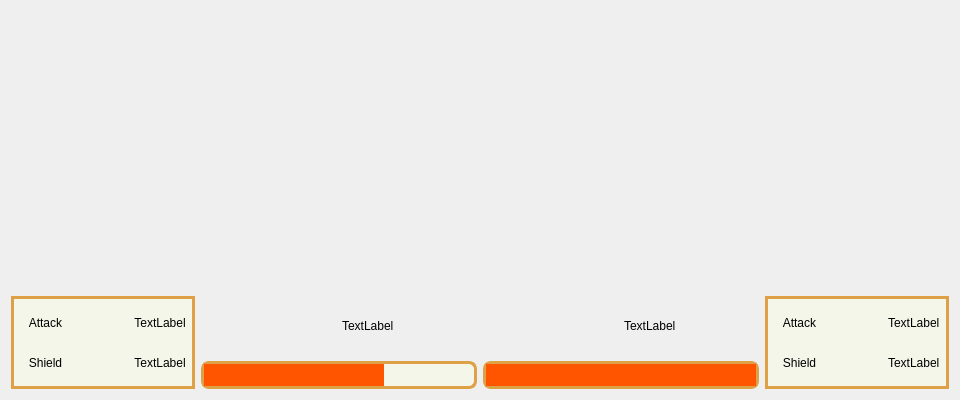
<?xml version="1.0" encoding="UTF-8"?>
<ui version="4.0">
 <class>BattleWidget</class>
 <widget class="QWidget" name="BattleWidget">
  <property name="geometry">
   <rect>
    <x>0</x>
    <y>0</y>
    <width>960</width>
    <height>400</height>
   </rect>
  </property>
  <property name="windowTitle">
   <string>Form</string>
  </property>
  <property name="autoFillBackground">
   <bool>true</bool>
  </property>
  <property name="styleSheet">
   <string notr="true">BattleWidget{
	border: 3px solid #dea146;
	background-color: #f4f6e9;
}</string>
  </property>
  <layout class="QVBoxLayout" name="verticalLayout" stretch="3,1">
   <item>
    <widget class="QWidget" name="imageWidget" native="true">
     <property name="sizePolicy">
      <sizepolicy hsizetype="Preferred" vsizetype="Preferred">
       <horstretch>0</horstretch>
       <verstretch>0</verstretch>
      </sizepolicy>
     </property>
     <property name="autoFillBackground">
      <bool>true</bool>
     </property>
    </widget>
   </item>
   <item>
    <layout class="QHBoxLayout" name="horizontalLayout" stretch="2,3,3,2">
     <item>
      <widget class="QWidget" name="widget" native="true">
       <property name="styleSheet">
        <string notr="true">#widget
{
	border: 3px solid #dea146;
	background-color: #f4f6e9;
}</string>
       </property>
       <layout class="QGridLayout" name="gridLayout">
        <item row="1" column="1">
         <widget class="QLabel" name="label_7">
          <property name="text">
           <string/>
          </property>
          <property name="pixmap">
           <pixmap resource="resources.qrc">:/image/icon/shield</pixmap>
          </property>
          <property name="alignment">
           <set>Qt::AlignCenter</set>
          </property>
         </widget>
        </item>
        <item row="1" column="0">
         <widget class="QLabel" name="label_2">
          <property name="text">
           <string>Shield</string>
          </property>
          <property name="alignment">
           <set>Qt::AlignCenter</set>
          </property>
         </widget>
        </item>
        <item row="0" column="1">
         <widget class="QLabel" name="label_6">
          <property name="text">
           <string/>
          </property>
          <property name="pixmap">
           <pixmap resource="resources.qrc">:/image/icon/sword</pixmap>
          </property>
          <property name="alignment">
           <set>Qt::AlignCenter</set>
          </property>
         </widget>
        </item>
        <item row="0" column="0">
         <widget class="QLabel" name="label">
          <property name="text">
           <string>Attack</string>
          </property>
          <property name="alignment">
           <set>Qt::AlignCenter</set>
          </property>
         </widget>
        </item>
        <item row="0" column="2">
         <widget class="QLabel" name="activeAttackLabel">
          <property name="text">
           <string>TextLabel</string>
          </property>
          <property name="alignment">
           <set>Qt::AlignCenter</set>
          </property>
         </widget>
        </item>
        <item row="1" column="2">
         <widget class="QLabel" name="activeShieldLabel">
          <property name="text">
           <string>TextLabel</string>
          </property>
          <property name="alignment">
           <set>Qt::AlignCenter</set>
          </property>
         </widget>
        </item>
       </layout>
      </widget>
     </item>
     <item>
      <layout class="QGridLayout" name="gridLayout_3">
       <item row="0" column="0">
        <widget class="QLabel" name="label_3">
         <property name="text">
          <string/>
         </property>
         <property name="pixmap">
          <pixmap resource="resources.qrc">:/image/icon/stats</pixmap>
         </property>
         <property name="alignment">
          <set>Qt::AlignRight|Qt::AlignTrailing|Qt::AlignVCenter</set>
         </property>
        </widget>
       </item>
       <item row="0" column="1">
        <widget class="QLabel" name="activeHPLabel">
         <property name="sizePolicy">
          <sizepolicy hsizetype="Minimum" vsizetype="Preferred">
           <horstretch>0</horstretch>
           <verstretch>0</verstretch>
          </sizepolicy>
         </property>
         <property name="text">
          <string>TextLabel</string>
         </property>
        </widget>
       </item>
       <item row="1" column="0" colspan="2">
        <widget class="QProgressBar" name="activeHPBar">
         <property name="styleSheet">
          <string notr="true">QProgressBar {   
border: 3px solid #dea146;   
border-radius: 8px;   
background-color: #f4f6e9;
}
QProgressBar::chunk {   
background-color: rgb(255, 85, 0);   
width: 20px;
}</string>
         </property>
         <property name="value">
          <number>65</number>
         </property>
         <property name="textVisible">
          <bool>false</bool>
         </property>
         <property name="orientation">
          <enum>Qt::Horizontal</enum>
         </property>
        </widget>
       </item>
      </layout>
     </item>
     <item>
      <layout class="QGridLayout" name="gridLayout_4">
       <item row="0" column="0">
        <widget class="QLabel" name="label_15">
         <property name="sizePolicy">
          <sizepolicy hsizetype="Preferred" vsizetype="Preferred">
           <horstretch>0</horstretch>
           <verstretch>0</verstretch>
          </sizepolicy>
         </property>
         <property name="text">
          <string/>
         </property>
         <property name="pixmap">
          <pixmap resource="resources.qrc">:/image/icon/stats</pixmap>
         </property>
         <property name="alignment">
          <set>Qt::AlignRight|Qt::AlignTrailing|Qt::AlignVCenter</set>
         </property>
        </widget>
       </item>
       <item row="0" column="1">
        <widget class="QLabel" name="passiveHPLabel">
         <property name="sizePolicy">
          <sizepolicy hsizetype="Minimum" vsizetype="Preferred">
           <horstretch>0</horstretch>
           <verstretch>0</verstretch>
          </sizepolicy>
         </property>
         <property name="text">
          <string>TextLabel</string>
         </property>
        </widget>
       </item>
       <item row="1" column="0" colspan="2">
        <widget class="QProgressBar" name="passiveHPBar">
         <property name="styleSheet">
          <string notr="true">QProgressBar {   
border: 3px solid #dea146;   
border-radius: 8px;   
background-color: #f4f6e9;
}
QProgressBar::chunk {   
background-color: rgb(255, 85, 0);   
width: 20px;
}</string>
         </property>
         <property name="value">
          <number>100</number>
         </property>
         <property name="textVisible">
          <bool>false</bool>
         </property>
        </widget>
       </item>
      </layout>
     </item>
     <item>
      <widget class="QWidget" name="widget_2" native="true">
       <property name="styleSheet">
        <string notr="true">#widget_2
{
	border: 3px solid #dea146;
	background-color: #f4f6e9;
}</string>
       </property>
       <layout class="QGridLayout" name="gridLayout_2">
        <item row="0" column="2">
         <widget class="QLabel" name="passiveAttackLabel">
          <property name="text">
           <string>TextLabel</string>
          </property>
         </widget>
        </item>
        <item row="0" column="1">
         <widget class="QLabel" name="label_12">
          <property name="text">
           <string/>
          </property>
          <property name="pixmap">
           <pixmap resource="resources.qrc">:/image/icon/sword</pixmap>
          </property>
          <property name="alignment">
           <set>Qt::AlignCenter</set>
          </property>
         </widget>
        </item>
        <item row="0" column="0">
         <widget class="QLabel" name="label_9">
          <property name="text">
           <string>Attack</string>
          </property>
          <property name="alignment">
           <set>Qt::AlignCenter</set>
          </property>
         </widget>
        </item>
        <item row="1" column="2">
         <widget class="QLabel" name="passiveShieldLabel">
          <property name="text">
           <string>TextLabel</string>
          </property>
         </widget>
        </item>
        <item row="1" column="1">
         <widget class="QLabel" name="label_14">
          <property name="text">
           <string/>
          </property>
          <property name="pixmap">
           <pixmap resource="resources.qrc">:/image/icon/shield</pixmap>
          </property>
          <property name="alignment">
           <set>Qt::AlignCenter</set>
          </property>
         </widget>
        </item>
        <item row="1" column="0">
         <widget class="QLabel" name="label_10">
          <property name="text">
           <string>Shield</string>
          </property>
          <property name="alignment">
           <set>Qt::AlignCenter</set>
          </property>
         </widget>
        </item>
       </layout>
      </widget>
     </item>
    </layout>
   </item>
  </layout>
 </widget>
 <resources>
  <include location="resources.qrc"/>
 </resources>
 <connections/>
</ui>
